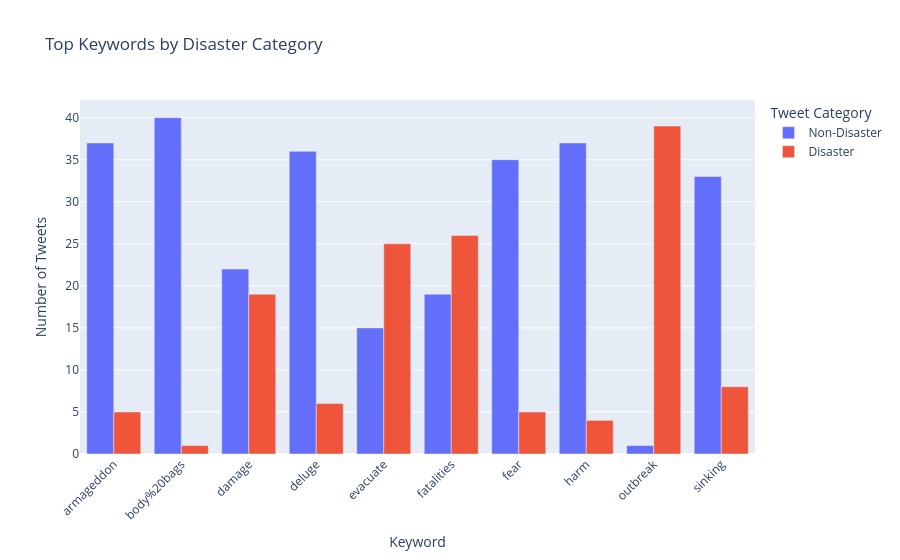

The notebook cell this image was saved under:
### Code cell
fig = px.bar(keyword_target_data, x = "keyword", y = "Count", color = "Category", barmode = "group", 
             title="Top Keywords by Disaster Category", labels={"keyword": "Keyword", "Count": "Number of Tweets",
                                                                "Category": "Tweet Category"})

fig.update_layout(xaxis_tickangle = -45)

fig.show()

### Figure 1 — Plotly figure (JSON) as saved in the notebook; plotly's stock layout.template omitted (floating-point values rounded to 4 significant figures)
{"data": [{"alignmentgroup": "True", "hovertemplate": "Tweet Category=Non-Disaster<br>Keyword=%{x}<br>Number of Tweets=%{y}<extra></extra>", "legendgroup": "Non-Disaster", "marker": {"color": "#636efa", "pattern": {"shape": ""}}, "name": "Non-Disaster", "offsetgroup": "Non-Disaster", "orientation": "v", "showlegend": true, "textposition": "auto", "type": "bar", "x": ["armageddon", "body%20bags", "damage", "deluge", "evacuate", "fatalities", "fear", "harm", "outbreak", "sinking"], "xaxis": "x", "y": [37, 40, 22, 36, 15, 19, 35, 37, 1, 33], "yaxis": "y"}, {"alignmentgroup": "True", "hovertemplate": "Tweet Category=Disaster<br>Keyword=%{x}<br>Number of Tweets=%{y}<extra></extra>", "legendgroup": "Disaster", "marker": {"color": "#EF553B", "pattern": {"shape": ""}}, "name": "Disaster", "offsetgroup": "Disaster", "orientation": "v", "showlegend": true, "textposition": "auto", "type": "bar", "x": ["armageddon", "body%20bags", "damage", "deluge", "evacuate", "fatalities", "fear", "harm", "outbreak", "sinking"], "xaxis": "x", "y": [5, 1, 19, 6, 25, 26, 5, 4, 39, 8], "yaxis": "y"}], "layout": {"barmode": "group", "legend": {"title": {"text": "Tweet Category"}, "tracegroupgap": 0}, "title": {"text": "Top Keywords by Disaster Category"}, "xaxis": {"anchor": "y", "domain": [0, 1], "tickangle": -45, "title": {"text": "Keyword"}}, "yaxis": {"anchor": "x", "domain": [0, 1], "title": {"text": "Number of Tweets"}}}}
